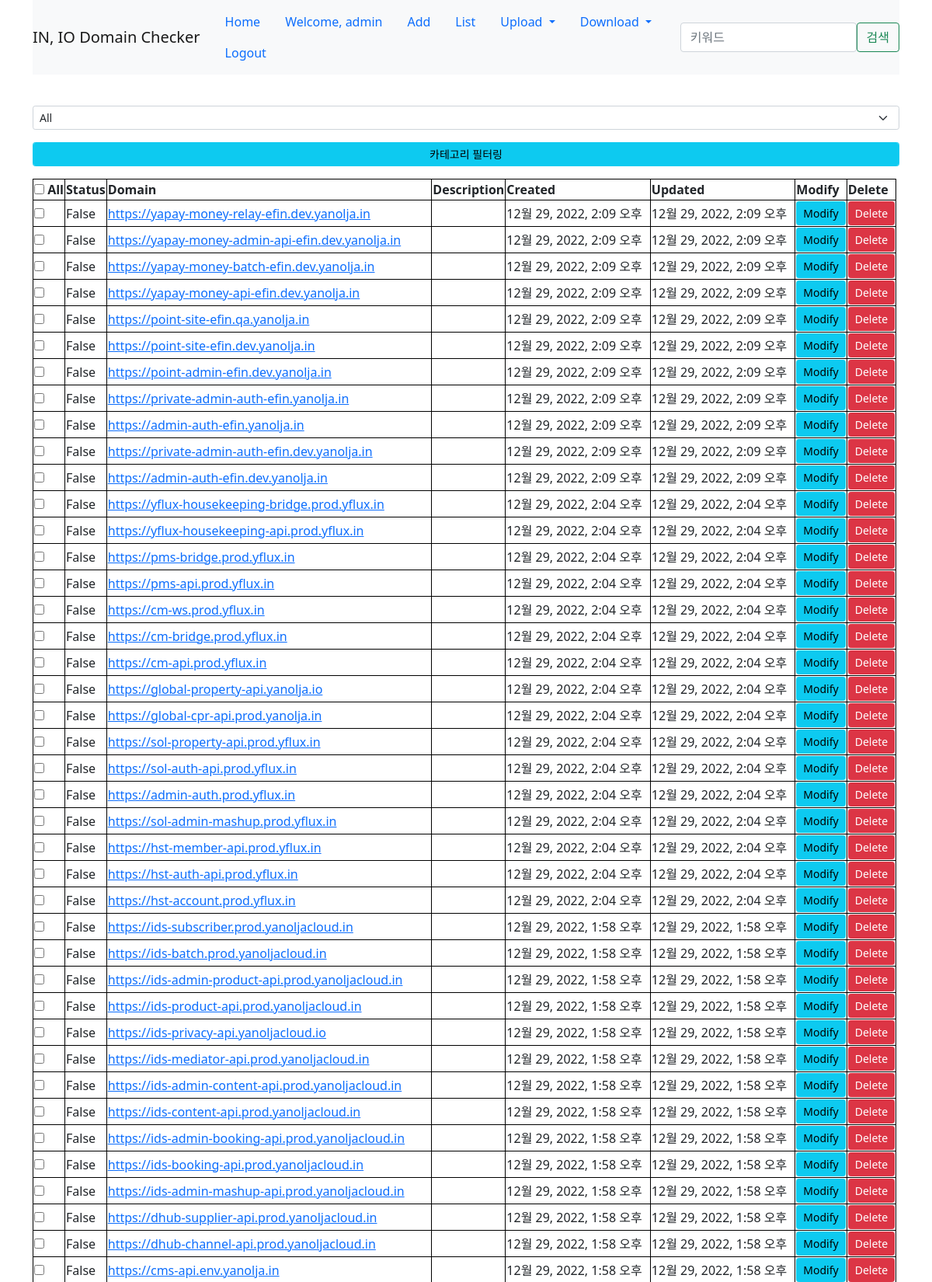
The app's page / (signed in, upper part) with its own data.
### inio/models.py (models this page shows, shortened)
class Inio(models.Model):
    category = models.ForeignKey(Category, on_delete=models.CASCADE)
    domain = models.URLField(max_length=200, unique=True, db_index=True, blank=False)
    description = models.TextField(blank=True)
    status = models.BooleanField(blank=False, default=False)
    created = models.DateTimeField(auto_now_add=True)
    updated = models.DateTimeField(auto_now=True)
    class Meta:
        ordering = ['-updated']

### inio/views.py (the view)
# urls.py: path('', InioListView.as_view(), name='list'),
class InioListView(LoginRequiredMixin, ListView):
    model = Inio
    context_object_name = 'inio'
    paginate_by = 20
    def dispatch(self, request, *args, **kwargs):
        object_list = Inio.objects.all()
        categories = Category.objects.all()
        return render(request, 'inio/inio_list.html', {'object_list': object_list, 'categories': categories})

### inio/models.py (called while the page is built)
    def __str__(self):
        return 'Category : ' + self.category_text

### inio/templates/inio/inio_list.html (shortened to what this page needs)
{% extends 'base.html' %}
{% block content %}
{% load widget_tweaks %}
{% load static %}
<br>
<div class="list-group mb-3">
<form name="list-category" action="{% url 'inio:URLClassifier' %}" method="post">
    <select class="form-select form-select-sm mb-3" name="category">
        <option value="0">
        All
        </option>
    </select>
    <input type="submit" class="form-control btn btn-info btn-sm" value="카테고리 필터링">
</form>
</div>
<form action="{% url 'inio:domain_check' %}" method="post" enctype="multipart/form-data">
<table class="main_table">
    <thead>
        <tr>
            <th scope=""col><input type="checkbox" name="select_url" value="0" onclick="selectAll(this)"> All</th>
            <th scope="col">Status</th>
            <th scope="col">Domain</th>
            <th scope="col">Description</th>
            <th scope="col">Created</th>
            <th scope="col">Updated</th>
            <th scope="col">Modify</th>
            <th scope="col">Delete</th>
        </tr>
    </thead>
    <tbody>
        {% for inio in object_list %}
        <tr>
            <td>
                <input type="checkbox" name="select_url" value={{ inio.id }}>
            </td>
            <td>
                {{ inio.status }}
            </td>
            <td>
                <a href="{% url 'inio:detail' pk=inio.id %}">{{ inio.domain }}</a>
            </td>
            <td>
            </td>
            <td>
                {{ inio.created }}
            </td>
            <td>
                {{ inio.updated }}
            </td>
            <td>
                <a href="{% url 'inio:update' pk=inio.id %}" class="btn btn-info btn-sm">Modify</a>
            </td>
            <td>
                <a href="{% url 'inio:delete' pk=inio.id %}" class="btn btn-danger btn-sm">Delete</a>
            </td>
        </tr>
        {% endfor %}
    </tbody>
</table>
</form>
{% endblock %}

### templates/base.html (shortened to what this page needs)
{% load static %}
<!DOCTYPE html>
<html lang="en">
{% block head %}
{% load static %}
<head>
    <link href="https://cdn.jsdelivr.net/npm/bootstrap@5.1.3/dist/css/bootstrap.min.css" rel="stylesheet">
    <link rel="stylesheet" href="{% static 'style.css' %}">
</head>
{% endblock %}
<div class="container">
    <header class="header clearfix">
        <nav class="navbar navbar-expand-lg navbar-light bg-light">
            <a class="navbar-brand" href="/">IN, IO Domain Checker</a>
            <ul class="nav">
                <li class="nav-item"><a href="/" class="active nav-link ">Home</a></li>
                {% if user.is_authenticated %}
                <li class="nav-item"><a href="#" class="nav-link">Welcome, {{user.get_username}}</a></li>
                <li class="nav-item"><a href="{% url 'inio:add' %}" class="nav-link">Add</a></li>
                <li class="nav-item"><a href="{% url 'inio:list' %}" class="nav-link">List</a></li>
                <li class="nav-item dropdown">
                    <a class="nav-link dropdown-toggle" href="#" id="navbarDropdownMenuLink" role="button" data-bs-toggle="dropdown" aria-expanded="false">
                      Upload
                    </a>
                </li>
                <li class="nav-item dropdown">
                    <a class="nav-link dropdown-toggle" href="#" id="navbarDropdownMenuLink" role="button" data-bs-toggle="dropdown" aria-expanded="false">
                      Download
                    </a>
                </li>
                <li class="nav-item"><a href="{% url 'accounts:logout' %}" class="nav-link">Logout</a></li>
                {% else %}
                <li class="nav-item"><a href="{% url 'accounts:login' %}" class="nav-link">Login</a></li>
                <li class="nav-item"><a href="{% url 'accounts:register' %}" class="nav-link">Signup</a></li>
                {% endif %}
            </ul>
            <form class="d-flex" method="POST" action="/search/">
                <input class="form-control mr-sm-2" type="search" placeholder="키워드" aria-label="Search" name="search_keyword"/>
                <input class="btn btn-outline-success my-2 my-sm-0" type="submit" value="검색">
            </form>
        </nav>
    </header>
    {% block content %}
    {% endblock %}
</div>
</body>
</html>

### static/style.css (style rules this page uses)
.main_table table, td, th { border : 1px solid black; border-collapse : collapse; }

### records on screen
Inio: status "False", domain "https://yapay-money-relay-efin.dev.yanolja.in", created "12월 29, 2022, 2:09 오후", updated "12월 29, 2022, 2:09 오후"
Inio: status "False", domain "https://yapay-money-admin-api-efin.dev.yanolja.in", created "12월 29, 2022, 2:09 오후", updated "12월 29, 2022, 2:09 오후"
Inio: status "False", domain "https://yapay-money-batch-efin.dev.yanolja.in", created "12월 29, 2022, 2:09 오후", updated "12월 29, 2022, 2:09 오후"
Inio: status "False", domain "https://yapay-money-api-efin.dev.yanolja.in", created "12월 29, 2022, 2:09 오후", updated "12월 29, 2022, 2:09 오후"
Inio: status "False", domain "https://point-site-efin.qa.yanolja.in", created "12월 29, 2022, 2:09 오후", updated "12월 29, 2022, 2:09 오후"
Inio: status "False", domain "https://point-site-efin.dev.yanolja.in", created "12월 29, 2022, 2:09 오후", updated "12월 29, 2022, 2:09 오후"
Inio: status "False", domain "https://point-admin-efin.dev.yanolja.in", created "12월 29, 2022, 2:09 오후", updated "12월 29, 2022, 2:09 오후"
Inio: status "False", domain "https://private-admin-auth-efin.yanolja.in", created "12월 29, 2022, 2:09 오후", updated "12월 29, 2022, 2:09 오후"
Inio: status "False", domain "https://admin-auth-efin.yanolja.in", created "12월 29, 2022, 2:09 오후", updated "12월 29, 2022, 2:09 오후"
Inio: status "False", domain "https://private-admin-auth-efin.dev.yanolja.in", created "12월 29, 2022, 2:09 오후", updated "12월 29, 2022, 2:09 오후"
Inio: status "False", domain "https://admin-auth-efin.dev.yanolja.in", created "12월 29, 2022, 2:09 오후", updated "12월 29, 2022, 2:09 오후"
Inio: status "False", domain "https://yflux-housekeeping-bridge.prod.yflux.in", created "12월 29, 2022, 2:04 오후", updated "12월 29, 2022, 2:04 오후"
Inio: status "False", domain "https://yflux-housekeeping-api.prod.yflux.in", created "12월 29, 2022, 2:04 오후", updated "12월 29, 2022, 2:04 오후"
Inio: status "False", domain "https://pms-bridge.prod.yflux.in", created "12월 29, 2022, 2:04 오후", updated "12월 29, 2022, 2:04 오후"
Inio: status "False", domain "https://pms-api.prod.yflux.in", created "12월 29, 2022, 2:04 오후", updated "12월 29, 2022, 2:04 오후"
Inio: status "False", domain "https://cm-ws.prod.yflux.in", created "12월 29, 2022, 2:04 오후", updated "12월 29, 2022, 2:04 오후"
Inio: status "False", domain "https://cm-bridge.prod.yflux.in", created "12월 29, 2022, 2:04 오후", updated "12월 29, 2022, 2:04 오후"
Inio: status "False", domain "https://cm-api.prod.yflux.in", created "12월 29, 2022, 2:04 오후", updated "12월 29, 2022, 2:04 오후"
Inio: status "False", domain "https://global-property-api.yanolja.io", created "12월 29, 2022, 2:04 오후", updated "12월 29, 2022, 2:04 오후"
Inio: status "False", domain "https://global-cpr-api.prod.yanolja.in", created "12월 29, 2022, 2:04 오후", updated "12월 29, 2022, 2:04 오후"
Inio: status "False", domain "https://sol-property-api.prod.yflux.in", created "12월 29, 2022, 2:04 오후", updated "12월 29, 2022, 2:04 오후"
Inio: status "False", domain "https://sol-auth-api.prod.yflux.in", created "12월 29, 2022, 2:04 오후", updated "12월 29, 2022, 2:04 오후"
Inio: status "False", domain "https://admin-auth.prod.yflux.in", created "12월 29, 2022, 2:04 오후", updated "12월 29, 2022, 2:04 오후"
Inio: status "False", domain "https://sol-admin-mashup.prod.yflux.in", created "12월 29, 2022, 2:04 오후", updated "12월 29, 2022, 2:04 오후"
Inio: status "False", domain "https://hst-member-api.prod.yflux.in", created "12월 29, 2022, 2:04 오후", updated "12월 29, 2022, 2:04 오후"
Inio: status "False", domain "https://hst-auth-api.prod.yflux.in", created "12월 29, 2022, 2:04 오후", updated "12월 29, 2022, 2:04 오후"
Inio: status "False", domain "https://hst-account.prod.yflux.in", created "12월 29, 2022, 2:04 오후", updated "12월 29, 2022, 2:04 오후"
Inio: status "False", domain "https://ids-subscriber.prod.yanoljacloud.in", created "12월 29, 2022, 1:58 오후", updated "12월 29, 2022, 1:58 오후"
Inio: status "False", domain "https://ids-batch.prod.yanoljacloud.in", created "12월 29, 2022, 1:58 오후", updated "12월 29, 2022, 1:58 오후"
Inio: status "False", domain "https://ids-admin-product-api.prod.yanoljacloud.in", created "12월 29, 2022, 1:58 오후", updated "12월 29, 2022, 1:58 오후"
Inio: status "False", domain "https://ids-product-api.prod.yanoljacloud.in", created "12월 29, 2022, 1:58 오후", updated "12월 29, 2022, 1:58 오후"
Inio: status "False", domain "https://ids-privacy-api.yanoljacloud.io", created "12월 29, 2022, 1:58 오후", updated "12월 29, 2022, 1:58 오후"
Inio: status "False", domain "https://ids-mediator-api.prod.yanoljacloud.in", created "12월 29, 2022, 1:58 오후", updated "12월 29, 2022, 1:58 오후"
Inio: status "False", domain "https://ids-admin-content-api.prod.yanoljacloud.in", created "12월 29, 2022, 1:58 오후", updated "12월 29, 2022, 1:58 오후"
Inio: status "False", domain "https://ids-content-api.prod.yanoljacloud.in", created "12월 29, 2022, 1:58 오후", updated "12월 29, 2022, 1:58 오후"
Inio: status "False", domain "https://ids-admin-booking-api.prod.yanoljacloud.in", created "12월 29, 2022, 1:58 오후", updated "12월 29, 2022, 1:58 오후"
Inio: status "False", domain "https://ids-booking-api.prod.yanoljacloud.in", created "12월 29, 2022, 1:58 오후", updated "12월 29, 2022, 1:58 오후"
Inio: status "False", domain "https://ids-admin-mashup-api.prod.yanoljacloud.in", created "12월 29, 2022, 1:58 오후", updated "12월 29, 2022, 1:58 오후"
Inio: status "False", domain "https://dhub-supplier-api.prod.yanoljacloud.in", created "12월 29, 2022, 1:58 오후", updated "12월 29, 2022, 1:58 오후"
Inio: status "False", domain "https://dhub-channel-api.prod.yanoljacloud.in", created "12월 29, 2022, 1:58 오후", updated "12월 29, 2022, 1:58 오후"
Inio: status "False", domain "https://cms-api.env.yanolja.in", created "12월 29, 2022, 1:58 오후", updated "12월 29, 2022, 1:58 오후"

### other values on screen
{{ user.get_username }} "admin"
